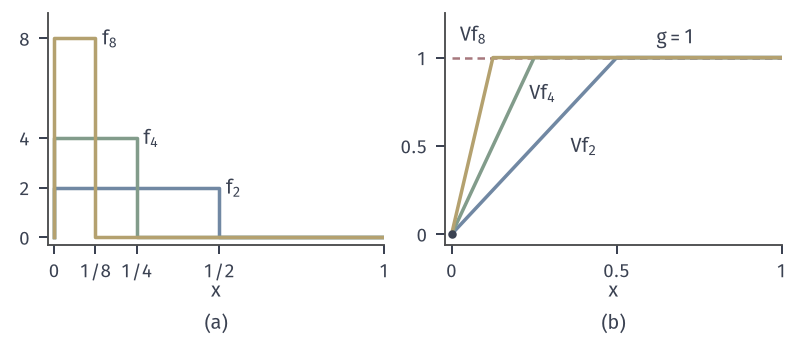

This chart was generated by the following Python code:
from pathlib import Path
import sys
ROOT = next(p for p in Path(__file__).resolve().parents if (p/"build.sh").is_file() and (p/"tex/book.tex").is_file())
sys.path.insert(0, str(ROOT/"figures/00-shared/mathematical-preliminaries-upper/00-shared/comprehension-figures"))
from support import figure, save, BLUE, GREEN, YELLOW, RED, PURPLE, INK, MUTED, GRID, BLUE_FILL, GREEN_FILL, YELLOW_FILL, RED_FILL, PURPLE_FILL
import numpy as np

def panel_labels(fig, axes, y=.02):
    for ax, s in zip(axes, "(a) (b) (c)".split()):
        q = ax.get_position(); fig.text((q.x0+q.x1)/2, y, s, ha="center", va="bottom")

# f_n = n 1_[0,1/n] and V f_n = min(nx,1). ||Vf_n-1||^2=1/(3n), ||f_n||^2=n.
fig, axes = figure(width_mm=112, height_mm=48, ncols=2)
fig.set_layout_engine(None)
fig.subplots_adjust(left=.06, right=.985, top=.96, bottom=.28, wspace=.18)
ns = (2, 4, 8); cs = (BLUE, GREEN, YELLOW)
ax = axes[0]
for n, c in zip(ns, cs):
    ax.plot([0, 0, 1/n, 1/n, 1], [0, n, n, 0, 0], color=c, lw=1.4)
ax.text(.52, 2.0, '$f_2$', ha='left', va='center'); ax.text(.27, 4.0, '$f_4$', ha='left', va='center'); ax.text(.145, 8.0, '$f_8$', ha='left', va='center')
ax.set_xlim(-.02, 1); ax.set_ylim(-.3, 9); ax.set_xticks([0, .125, .25, .5, 1]); ax.set_xticklabels(['0', '1/8', '1/4', '1/2', '1']); ax.set_yticks([0, 2, 4, 8]); ax.set_xlabel('$x$', labelpad=0)
ax = axes[1]
x = np.linspace(0, 1, 2001)
ax.plot([0, 1], [1, 1], color=RED, lw=1.0, ls=(0, (3, 2)))
for n, c in zip(ns, cs):
    ax.plot(x, np.minimum(n*x, 1), color=c, lw=1.4)
ax.plot([0], [0], 'o', ms=3.4, color=INK, mew=0)
ax.text(.36, .5, '$Vf_2$', ha='left', va='center'); ax.text(.235, .8, '$Vf_4$', ha='left', va='center'); ax.text(.025, 1.13, '$Vf_8$', ha='left', va='center')
ax.text(.62, 1.08, '$g=1$', ha='left')
ax.set_xlim(-.02, 1); ax.set_ylim(-.06, 1.25); ax.set_xticks([0, .5, 1]); ax.set_xticklabels(['0', '0.5', '1']); ax.set_yticks([0, .5, 1]); ax.set_yticklabels(['0', '0.5', '1']); ax.set_xlabel('$x$', labelpad=0)
panel_labels(fig, axes)
save(fig, Path(__file__).resolve().parent, 'figure', {'formula': 'f_n=n 1_[0,1/n]; Vf_n=min(nx,1)'})
